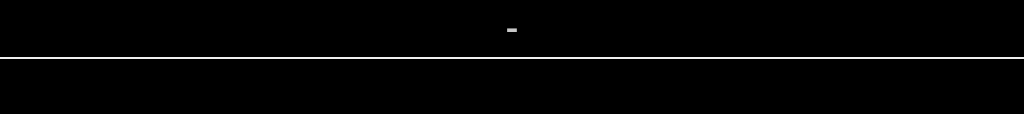
<?xml version="1.0" encoding="UTF-8"?>
<ui version="4.0">
 <class>RSS</class>
 <widget class="QWidget" name="RSS">
  <property name="geometry">
   <rect>
    <x>0</x>
    <y>0</y>
    <width>1024</width>
    <height>114</height>
   </rect>
  </property>
  <property name="sizePolicy">
   <sizepolicy hsizetype="Fixed" vsizetype="Fixed">
    <horstretch>0</horstretch>
    <verstretch>0</verstretch>
   </sizepolicy>
  </property>
  <property name="minimumSize">
   <size>
    <width>1024</width>
    <height>90</height>
   </size>
  </property>
  <property name="maximumSize">
   <size>
    <width>1024</width>
    <height>600</height>
   </size>
  </property>
  <property name="baseSize">
   <size>
    <width>680</width>
    <height>90</height>
   </size>
  </property>
  <property name="windowTitle">
   <string>Form</string>
  </property>
  <layout class="QHBoxLayout" name="horizontalLayout">
   <property name="spacing">
    <number>0</number>
   </property>
   <property name="leftMargin">
    <number>0</number>
   </property>
   <property name="topMargin">
    <number>0</number>
   </property>
   <property name="rightMargin">
    <number>0</number>
   </property>
   <property name="bottomMargin">
    <number>0</number>
   </property>
   <item>
    <widget class="QFrame" name="frame">
     <property name="frameShape">
      <enum>QFrame::NoFrame</enum>
     </property>
     <property name="frameShadow">
      <enum>QFrame::Plain</enum>
     </property>
     <layout class="QVBoxLayout" name="verticalLayout">
      <property name="spacing">
       <number>2</number>
      </property>
      <property name="leftMargin">
       <number>0</number>
      </property>
      <property name="topMargin">
       <number>0</number>
      </property>
      <property name="rightMargin">
       <number>0</number>
      </property>
      <property name="bottomMargin">
       <number>0</number>
      </property>
      <item>
       <widget class="QLabel" name="title">
        <property name="minimumSize">
         <size>
          <width>350</width>
          <height>0</height>
         </size>
        </property>
        <property name="font">
         <font>
          <family>Roboto Condensed</family>
          <pointsize>36</pointsize>
         </font>
        </property>
        <property name="styleSheet">
         <string notr="true">color: rgb(200, 200, 200);
background-color: rgb(0, 0, 0);</string>
        </property>
        <property name="text">
         <string>-</string>
        </property>
        <property name="alignment">
         <set>Qt::AlignBottom|Qt::AlignHCenter</set>
        </property>
        <property name="wordWrap">
         <bool>true</bool>
        </property>
       </widget>
      </item>
      <item>
       <widget class="QLabel" name="info">
        <property name="font">
         <font>
          <family>Roboto Condensed</family>
          <pointsize>18</pointsize>
          <italic>true</italic>
         </font>
        </property>
        <property name="styleSheet">
         <string notr="true">color: rgb(150, 150, 150);
background-color: rgb(0, 0, 0);</string>
        </property>
        <property name="lineWidth">
         <number>0</number>
        </property>
        <property name="text">
         <string/>
        </property>
        <property name="alignment">
         <set>Qt::AlignHCenter|Qt::AlignTop</set>
        </property>
        <property name="wordWrap">
         <bool>true</bool>
        </property>
       </widget>
      </item>
     </layout>
    </widget>
   </item>
  </layout>
 </widget>
 <resources/>
 <connections/>
</ui>
